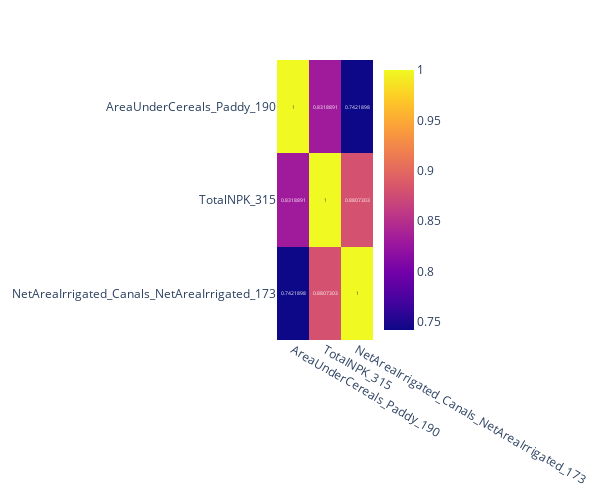

Notebook source saved alongside this figure:
### Code cell
import plotly.express as px
fig = px.imshow(corr, text_auto=True, aspect="auto")
fig.layout.height = 500
fig.layout.width = 600
fig.show()

### Figure 1 — Plotly figure (JSON) as saved in the notebook; plotly's stock layout.template omitted (floating-point values rounded to 4 significant figures)
{"data": [{"coloraxis": "coloraxis", "hovertemplate": "x: %{x}<br>y: %{y}<br>color: %{z}<extra></extra>", "name": "0", "texttemplate": "%{z}", "type": "heatmap", "x": ["AreaUnderCereals_Paddy_190", "TotalNPK_315", "NetAreaIrrigated_Canals_NetAreaIrrigated_173"], "xaxis": "x", "y": ["AreaUnderCereals_Paddy_190", "TotalNPK_315", "NetAreaIrrigated_Canals_NetAreaIrrigated_173"], "yaxis": "y", "z": [[1, 0.8319, 0.7422], [0.8319, 1, 0.8807], [0.7422, 0.8807, 1]]}], "layout": {"coloraxis": {"colorscale": [[0, "#0d0887"], [0.1111, "#46039f"], [0.2222, "#7201a8"], [0.3333, "#9c179e"], [0.4444, "#bd3786"], [0.5556, "#d8576b"], [0.6667, "#ed7953"], [0.7778, "#fb9f3a"], [0.8889, "#fdca26"], [1, "#f0f921"]]}, "height": 500, "margin": {"t": 60}, "width": 600, "xaxis": {"anchor": "y", "autorange": true, "domain": [0, 1], "range": [-0.5, 2.5], "type": "category"}, "yaxis": {"anchor": "x", "autorange": true, "domain": [0, 1], "range": [2.5, -0.5], "type": "category"}}}
